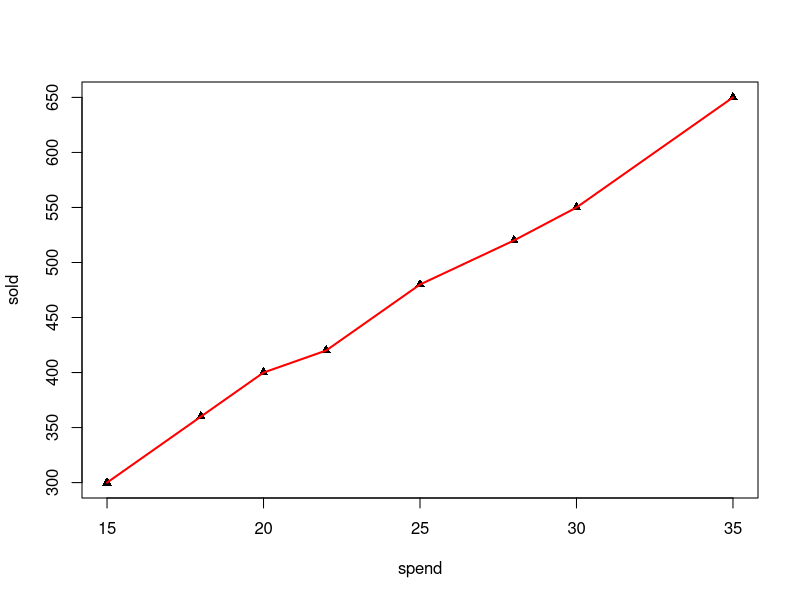

This figure's R source:
spend = c(20,25,30,35, 15, 18, 22,28)
sp<-sort(spend)
sold = c(400,480,550,650,300,360, 420, 520)
a<-(sort(sold))
plot(spend,sold,type="p",pch=17,lwd=1)
lines(sp,a,col="red",lwd=2)
